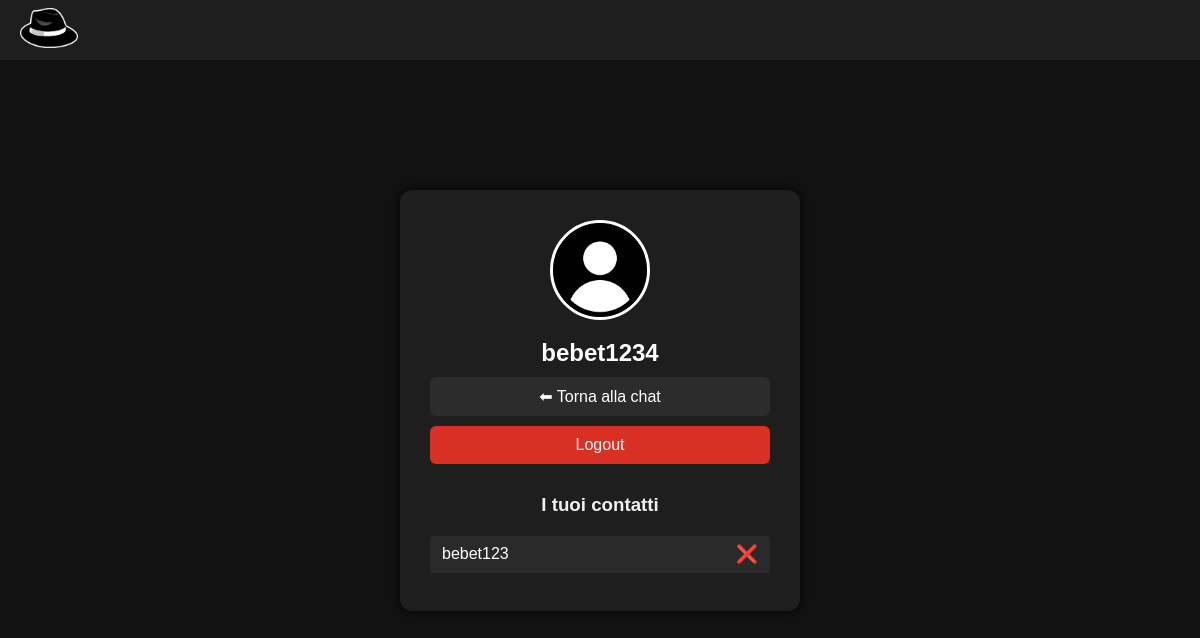
The page /utente (signed in) on the database as committed earlier.
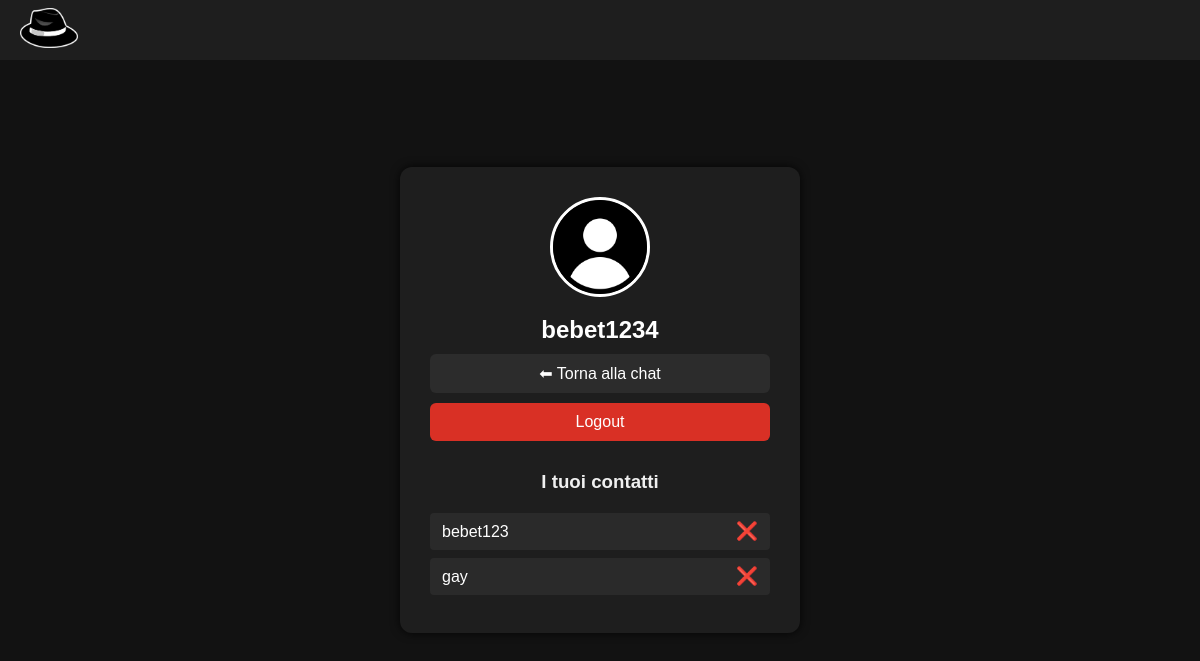
The same page on the database as committed later.
### tables this page shows
CREATE TABLE contacts (
        id INTEGER PRIMARY KEY AUTOINCREMENT,
        user TEXT NOT NULL,
        contact TEXT NOT NULL,
        UNIQUE(user, contact)
    );

### app.py (the view)
@app.route('/utente')
def utente():
    if 'username' not in session:
        return redirect(url_for('login'))
    db = get_db()
    contacts = db.execute('SELECT contact FROM contacts WHERE user = ?', (session['username'],)).fetchall()
    return render_template('utente.html', contacts=contacts)

### app.py (called while the page is built)
def get_db():
    conn = sqlite3.connect('users.db')
    conn.row_factory = sqlite3.Row
    return conn

### templates/utente.html (shortened to what this page needs)
<!DOCTYPE html>
<html lang="it">
<head>
    <link rel="stylesheet" href="{{ url_for('static', filename='style.css') }}">
</head>
<body class="dark">
    <header>
        <a href="/" class="logo">
            <img src="{{ url_for('static', filename='logo.png') }}" alt="Logo" />
        </a>
    </header>
<div class="user-page-container">
    <div class="user-card">
        <img class="user-avatar-large" src="{{ url_for('static', filename='default-user.png') }}" alt="Avatar">
        <h2 class="username">{{ session.username }}</h2>
        <div class="user-actions">
            <a href="{{ url_for('chat') }}" class="back-btn">⬅ Torna alla chat</a>
            <form action="{{ url_for('logout') }}" method="get">
                <button class="logout-btn" type="submit">Logout</button>
            </form>
        </div>
        <h3 style="margin-top: 30px;">I tuoi contatti</h3>
        <ul class="contact-list">
            {% for contact in contacts %}
                <li>
                    {{ contact.contact }}
                    <form style="display:inline;" method="post" action="{{ url_for('delete_contact') }}">
                        <button type="submit" class="delete-btn">❌</button>
                    </form>
                </li>
            {% else %}
                <li><em>Nessun contatto salvato.</em></li>
            {% endfor %}
        </ul>
    </div>
</div>
</body>
</html>

### static/style.css (style rules this page uses)
* { margin: 0; padding: 0; box-sizing: border-box; }
body, html { font-family: Arial, sans-serif; background-color: #121212; color: #f0f0f0; }
header { background: #1e1e1e; padding: 10px 20px; display: flex; justify-content: space-between; align-items: center; position: fixed; top: 0; left: 0; right: 0; height: 60px; z-index: 1000; }
header .logo img { height: 40px; }
.user-page-container { display: flex; justify-content: center; align-items: center; min-height: 100vh; padding: 20px; }
.user-card { background-color: #1e1e1e; padding: 30px; border-radius: 12px; text-align: center; box-shadow: 0 0 10px rgba(0,0,0,0.8); width: 100%; max-width: 400px; }
.user-avatar-large { width: 100px; height: 100px; border-radius: 50%; border: 3px solid #fff; margin-bottom: 15px; }
.username { font-size: 1.5rem; margin-bottom: 10px; color: white; }
.user-actions button, .back-btn { display: block; width: 100%; padding: 10px; margin: 10px 0; font-size: 1rem; border: none; border-radius: 6px; cursor: pointer; transition: background 0.2s; text-decoration: none; text-align: center; }
.logout-btn { background-color: #d93025; color: white; border: none; border-radius: 6px; padding: 10px; font-size: 1rem; cursor: pointer; transition: background 0.3s; }
.back-btn { background-color: #2c2c2c; color: white; }
.contact-list { list-style: none; padding: 0; margin-top: 20px; text-align: left; color: white; }
.contact-list li { display: flex; justify-content: space-between; align-items: center; background-color: #2a2a2a; margin-bottom: 8px; padding: 8px 12px; border-radius: 4px; }
.delete-btn { background: none; border: none; color: #f66; font-size: 1.1rem; cursor: pointer; }

Rows that differ between the two databases and show on the page:
removed contacts: username "bebet1234", contact "bebet123"
added contacts: contact "bebet123"
added contacts: contact "gay"
Other text that changed with them:
{{ session.username }}: (not shown) → "bebet1234"
